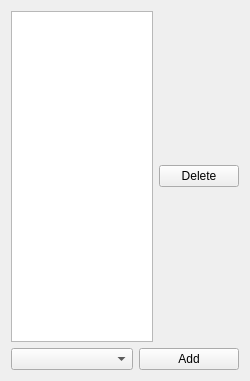
<?xml version="1.0" encoding="UTF-8"?>
<ui version="4.0">
 <class>teamWidget</class>
 <widget class="QWidget" name="teamWidget">
  <property name="geometry">
   <rect>
    <x>0</x>
    <y>0</y>
    <width>250</width>
    <height>381</height>
   </rect>
  </property>
  <property name="minimumSize">
   <size>
    <width>250</width>
    <height>0</height>
   </size>
  </property>
  <property name="windowTitle">
   <string>Form</string>
  </property>
  <layout class="QVBoxLayout" name="verticalLayout">
   <item>
    <layout class="QHBoxLayout" name="upper_hlayout">
     <item>
      <widget class="QListWidget" name="team_list"/>
     </item>
     <item>
      <widget class="QPushButton" name="delete_btn">
       <property name="maximumSize">
        <size>
         <width>100</width>
         <height>16777215</height>
        </size>
       </property>
       <property name="text">
        <string>Delete</string>
       </property>
      </widget>
     </item>
    </layout>
   </item>
   <item>
    <layout class="QHBoxLayout" name="bottom_hlayout">
     <item>
      <widget class="QComboBox" name="team_combo"/>
     </item>
     <item>
      <widget class="QPushButton" name="add_btn">
       <property name="maximumSize">
        <size>
         <width>100</width>
         <height>16777215</height>
        </size>
       </property>
       <property name="text">
        <string>Add</string>
       </property>
      </widget>
     </item>
    </layout>
   </item>
  </layout>
 </widget>
 <resources/>
 <connections/>
</ui>
